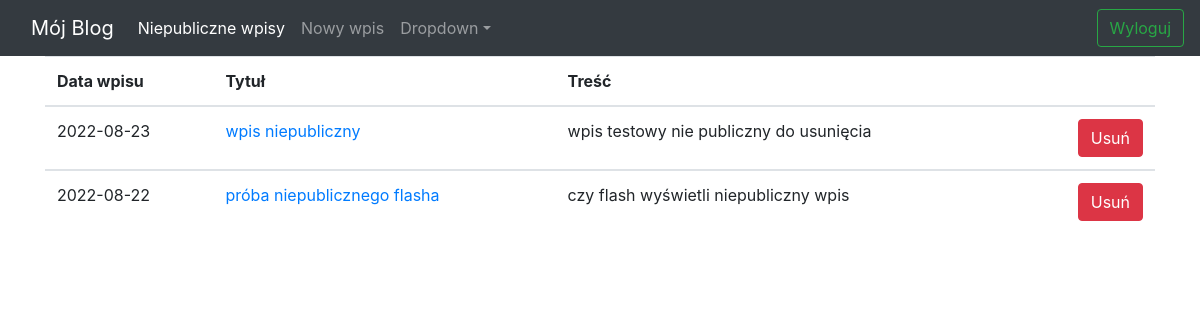
/unpublic (signed in), run on the app's committed database.
### app/models.py (models this page shows)
class Post(db.Model):
    id = db.Column(db.Integer, primary_key=True)
    title = db.Column(db.String(20),  nullable=False, unique=True)
    post_content = db.Column(db.String(100),  nullable=False)
    pub_date = db.Column(db.DateTime(),  nullable=False, default=datetime.datetime.utcnow)
    is_public = db.Column(db.Boolean(),  default=False)

### app/routes.py (the view)
@app.route("/unpublic")
@login_required
def list_drafts():
    unpublic_posts = Post.query.filter_by(is_public=False).order_by(Post.pub_date.desc())
    return render_template("drafts.html", all_posts=unpublic_posts)

### app/routes.py (called while the page is built)
def login_required(view_func):
   @functools.wraps(view_func)
   def check_permissions(*args, **kwargs):
       if session.get('logged_in'):
           return view_func(*args, **kwargs)
       return redirect(url_for('login', next=request.path))
   return check_permissions

### app/templates/drafts.html
{% extends "base.html" %}
{% block content %}
    <table class="table table-hover">
    <thead>
        <tr>
          <th scope="col">Data wpisu</th>
          <th scope="col">Tytuł</th>
          <th scope="col">Treść</th>
          <th scope="col"></th>
        </tr>
    </thead>
    {%for post in all_posts%}
    <tbody>
    <tr>
      <td>{{post.pub_date.strftime('%Y-%m-%d')}}</td>
      <td><a href="{{ url_for('edit_and_add_post', post_id=post.id) }}" >
               {{ post.title }}
           </a></td>
      <td>{{post.post_content|truncate(40, True)}}</td>
      <td><form method = "POST" action="{{ url_for('delete_post', post_id=post.id) }}" name="edit_post" class="nav justify-content-end" >
            <button type="submit" class="btn btn-danger" >
                    Usuń
            </button>
           </form>
      </td>
    </tr>
   {% endfor %}
    </table>
{% endblock %}

### data on the page
Post: pub_date "2022-08-23", title "wpis niepubliczny", post_content "wpis testowy nie publiczny do usunięcia"
Post: pub_date "2022-08-22", title "próba niepublicznego flasha", post_content "czy flash wyświetli niepubliczny wpis"
